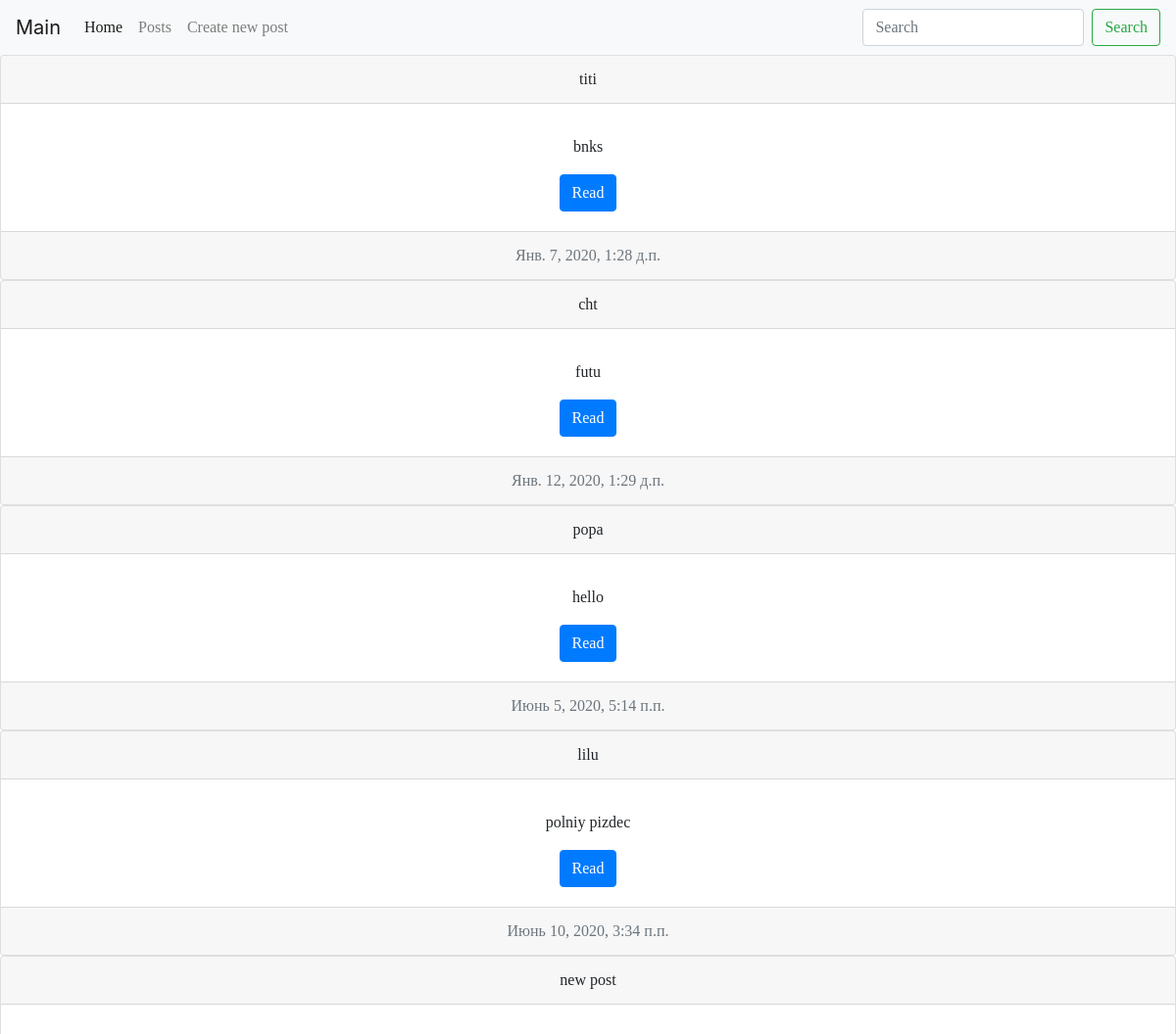
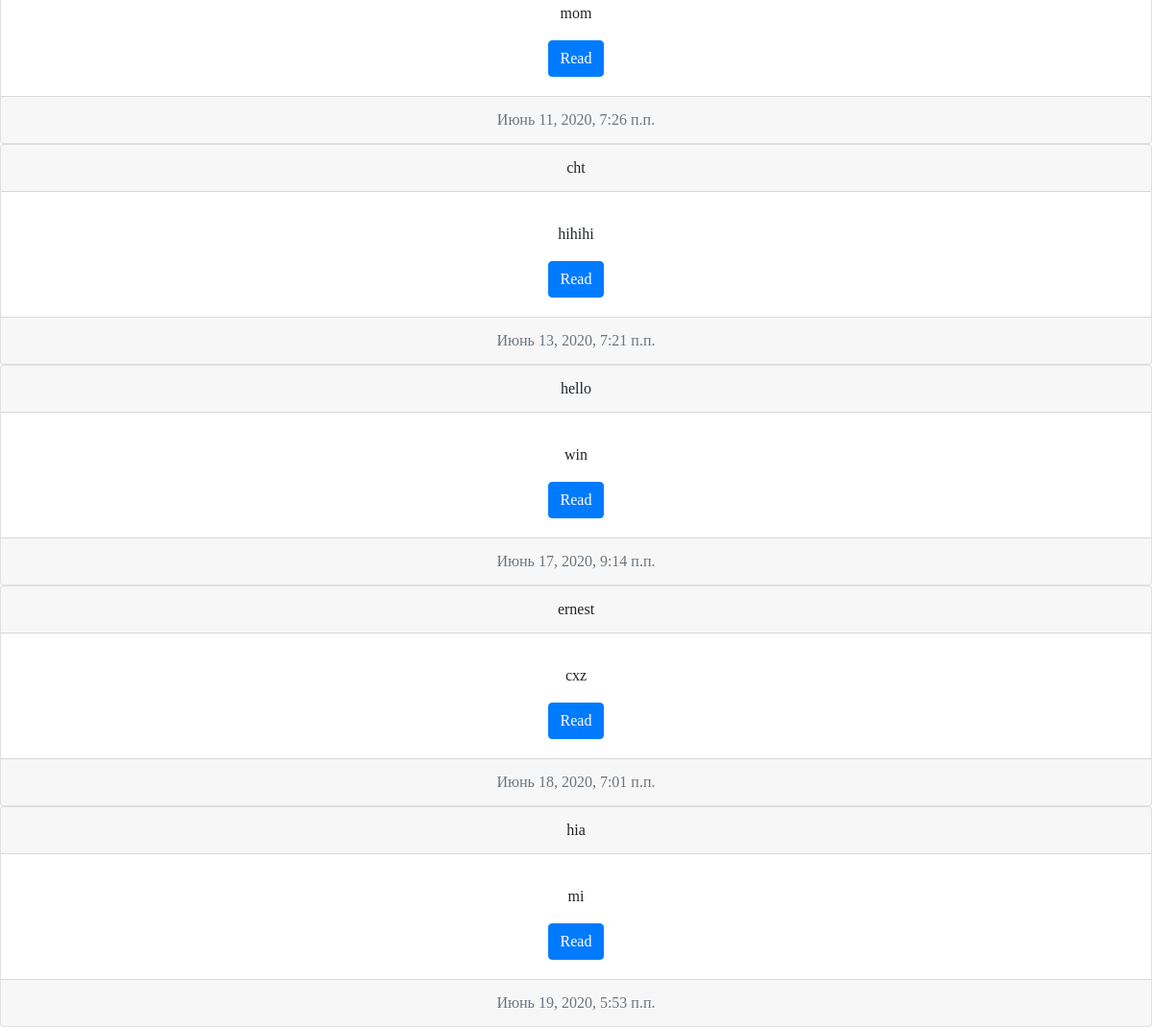
Before: / with the older database file (2 pictures, top to bottom).
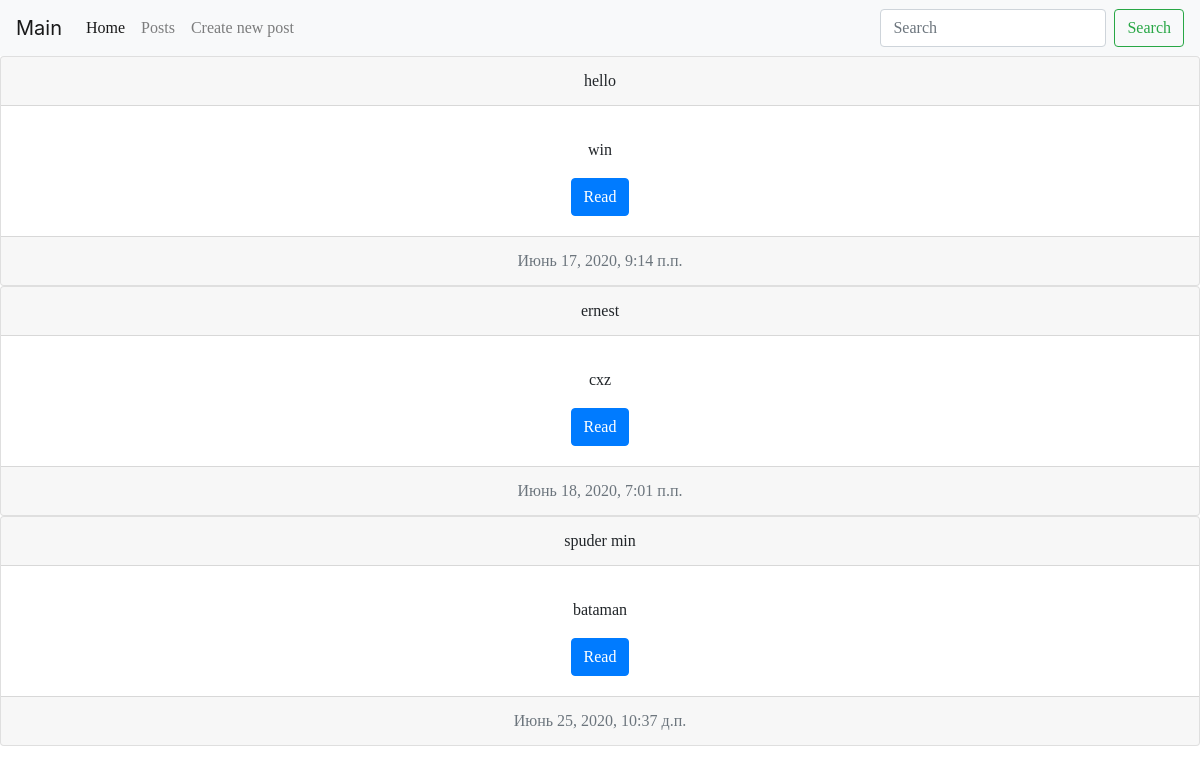
After: the same page with the newer database file.
### blog/models.py (models this page shows, shortened)
class Post(models.Model):
    author = models.ForeignKey(settings.AUTH_USER_MODEL, on_delete=models.CASCADE, db_index=True)
    title = models.CharField(max_length=200, db_index=True)
    text = models.TextField()
    created_date = models.DateTimeField(default=timezone.now)
    published_date = models.DateTimeField(blank=True, null=True, auto_now_add=True)
    def get_absolute_url(self):
        return reverse('post_detail_url', kwargs={'pip': self.pk})

### blog/views.py (the view)
# urls.py: path('', PostListView.as_view(), name='posts_list_url'),
class PostListView(ListView):
    template_name = 'blog/posts_list.html'
    queryset = Post.objects.all()

### blog/templates/blog/posts_list.html (shortened to what this page needs)
{% extends 'index.html' %}
{% block content %}
{% for post in object_list %}
<div class="card text-center">
    <div class="card-header">
        {{ post.title }}
    </div>
    <div class="card-body">
        <p class="card-text">{{ post.text }}</p>
        <a href="{{ post.get_absolute_url }}" class="btn btn-primary">Read</a>
    </div>
    <div class="card-footer text-muted">
        {{ post.published_date }}
    </div>
</div>
{% endfor %}
{% endblock %}

### templates/index.html (shortened to what this page needs)
{% load static %}
<!DOCTYPE html>
<html lang="en">
<head>
    <link rel="stylesheet" href="{% static 'css/base.css' %}">
    <link rel="stylesheet" href="https://stackpath.bootstrapcdn.com/bootstrap/4.5.0/css/bootstrap.min.css"
>
</head>
<body>
<nav class="navbar navbar-expand-lg navbar-light bg-light">
    <a class="navbar-brand" href="{% url 'main_url' %}">Main</a>
    <div class="collapse navbar-collapse" id="navbarSupportedContent">
        <ul class="navbar-nav mr-auto">
            <li class="nav-item active">
                <a class="nav-link" href="{% url 'home_url' %}">Home <span class="sr-only">(current)</span></a>
            </li>
            <li class="nav-item">
                <a class="nav-link" href="{% url 'posts_list_url' %}">Posts</a>
            </li>
             <li class="nav-item">
                <a class="nav-link" href="{% url 'post_create_url' %}">Create new post</a>
            </li>
        </ul>
        <form class="form-inline my-2 my-lg-0">
            <input class="form-control mr-sm-2" type="search" placeholder="Search" aria-label="Search">
            <button class="btn btn-outline-success my-2 my-sm-0" type="submit">Search</button>
        </form>
    </div>
</nav>
{% block content %}
{% endblock %}
</body>
</html>

### static/css/base.css (style rules this page uses)
div { font-family: 'Balsamiq Sans', cursive; }
form { font-family: 'Balsamiq Sans', cursive; }

Changed rows visible on the page:
removed Post: title "titi", text "bnks", published_date "Янв. 7, 2020, 1:28 д.п."
removed Post: title "cht", text "futu", published_date "Янв. 12, 2020, 1:29 д.п."
removed Post: title "popa", text "hello", published_date "Июнь 5, 2020, 5:14 п.п."
removed Post: title "lilu", text "polniy pizdec", published_date "Июнь 10, 2020, 3:34 п.п."
removed Post: title "new post", text "mom", published_date "Июнь 11, 2020, 7:26 п.п."
removed Post: title "cht", text "hihihi", published_date "Июнь 13, 2020, 7:21 п.п."
removed Post: title "hia", text "mi", published_date "Июнь 19, 2020, 5:53 п.п."
added Post: title "spuder min", text "bataman", published_date "Июнь 25, 2020, 10:37 д.п."
